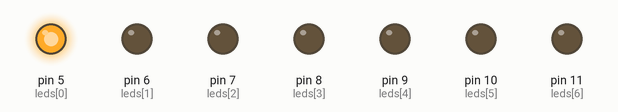
Simulated run of this sketch. Board: Arduino Uno, built with avr-gcc and run on an emulated ATmega328P. Shown: output pins drawn as LEDs (lit = HIGH).

Above: at 0.02 s.
At 0.32 s:
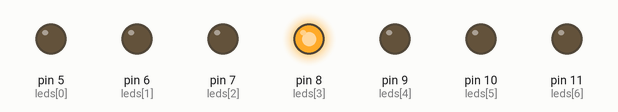
At 0.72 s:
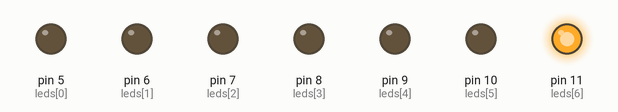
At 1.42 s:
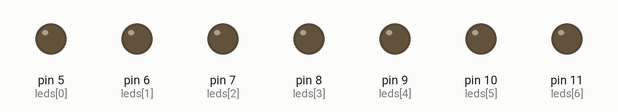
At 2.22 s:
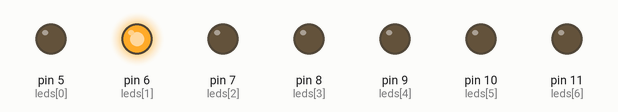
At 2.92 s:
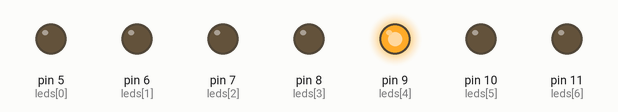
Timing chart, 0 to 3.2 s (numbered marks = the images above):
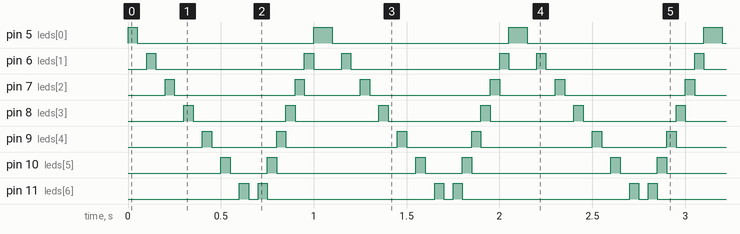

The sketch:

ejercicio1.ino
```cpp
//variables globales en el arduino
int leds[]={5,6,7,8,9,10,11}; // arrgeglo en el cual contiene los pines digitales del Arduino.
int n=0;                      // auxiliar para recorrer en el arreglo
int tiempo=50;                // retardo que tendra el delay
void setup() {
  // put your setup code here, to run once:
  for(n=0;n<7;n++)            // de manera iterada se asiganara a cada elemento del arreglo como salida
  {
    pinMode(leds[n],OUTPUT);
  }

}

void loop() {
  // put your main code here, to run repeatedly:
  for(n=0;n<7;n++)
  {
    digitalWrite(leds[n],HIGH);
    delay(tiempo);
    digitalWrite(leds[n],LOW);
    delay(tiempo);
  }
  for(n=6;n>=0;n--)
  {
    digitalWrite(leds[n],HIGH);
    delay(tiempo);
    digitalWrite(leds[n],LOW);
  }
}
```

Measured:
- by itself, pin 5 (leds[0]): alternates HIGH for 0.10 s and LOW for 0.95 s
- by itself, pin 6 (leds[1]): repeats every 1.1 s: LOW 0.80 s, HIGH 0.05 s, LOW 0.15 s, HIGH 0.05 s
- by itself, pin 7 (leds[2]): repeats every 1.1 s: LOW 0.65 s, HIGH 0.05 s, LOW 0.30 s, HIGH 0.05 s
- by itself, pin 8 (leds[3]): alternates HIGH for 0.05 s and LOW for 0.50 s
- by itself, pin 9 (leds[4]): repeats every 1.1 s: LOW 0.35 s, HIGH 0.05 s, LOW 0.60 s, HIGH 0.05 s
- by itself, pin 10 (leds[5]): repeats every 1.1 s: LOW 0.20 s, HIGH 0.05 s, LOW 0.75 s, HIGH 0.05 s
- by itself, pin 11 (leds[6]): repeats every 1.1 s: LOW 0.05 s, HIGH 0.05 s, LOW 0.90 s, HIGH 0.05 s
